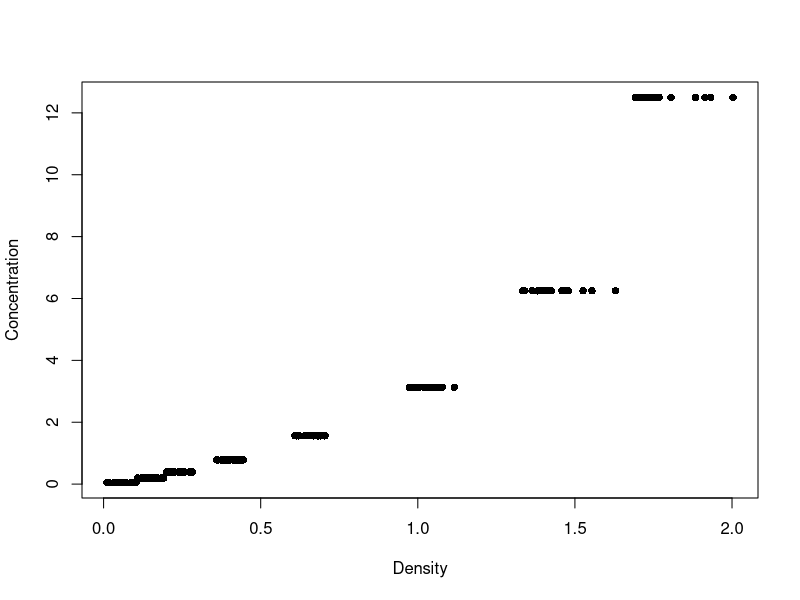

Write R code to recreate this figure.
## ---- chunk 1
#Question 1:

#Load the R built-in dataset "longley".
data("longley")

#Perform a summary analysis on the "GNP.deflator" and "Employed" variables in the "longley" dataset.
summary(longley$GNP.deflator)
summary(longley$Employed)

#Identify the correlation between "GNP.deflator" and "Employed" in the subset of records prior to 1950.
data_prior_1950 <- subset(longley, longley$Year < 1950)
correlation <- cor(data_prior_1950$GNP.deflator, data_prior_1950$Employed)
print(correlation)

#Calculate a new variable "Product" by multiplying "GNP.deflator" and "Employed" for each record.
Product <- longley$GNP.deflator * longley$Employed

#Calculate the average value of the "Product" variable.
mean(Product)

#Print only the records in the "longley" dataset prior to 1950, including the new "Product" variable.
longley$Product <- Product
product_prior_1950 <- subset(longley, longley$Year < 1950)
print(product_prior_1950)

#Use R "head()" function to print the first 7 rows of the "longley" dataset.
head(longley, 7)

#Export the resulting subset of the "longley" dataset to a tab-delimited text file named "longley_subset.txt".
write.table(head(longley, 7), file = "longley_subset.txt")
## ---- chunk 2
#Question 2:

#Load the R built-in dataset “airquality “
data("airquality")

#Assign the rownames as AQrecord1, AQrecord2 and so on for all the rows of airquality
rownames(airquality) <- paste("AQrecord", 1:nrow(airquality))

#What is the mean of "Ozone" and "Solar.R" columns?
mean(airquality$Ozone, na.rm = TRUE)
mean(airquality$Solar.R, na.rm = TRUE)

#Check if NA values are existing. Use the complete.cases function to identify the NA values and 
#separate the airquality into two different dataframes one with 
#record containing NA values (airquality.NA) and the second without NA (airquality.WNA) values. 
#How many records are in airquality.NA and without airquality.WNA?
sum(is.na(airquality))

airquality.NA <- subset(airquality, complete.cases(airquality) == FALSE)
airquality.WNA <- subset(airquality, complete.cases(airquality))

dimension_of_na <- dim(airquality.NA)
dimension_of_wna <- dim(airquality.WNA)

print(dimension_of_na[1])
print(dimension_of_wna[1])

#Export the airquality.WNA as a “airquality.WNA.csv” file.
write.csv(airquality.WNA, file = "airquality.WNA.csv")
## ---- chunk 3
#Question 3:

#This question requires you to install and load “tidyverse” package before you start working.
#You are provided with exp_data.csv file that contains the data from an experiment.
#Read this data into a dataframe “exp.data” and then convert this into long format into “data_long” dataframe.
#Export the data_long as “exp_data_long.csv”
#Convert the long format back into wide format into a dataframe  “data_wide”
library(conflicted)
library("tidyverse")

exp.data <- read.csv("exp_data.csv")

# Convert to long format
data_long <- exp.data %>%
  pivot_longer(cols = !Sample_ID,
               names_to = "OD",
               values_to = "Data")
print(data_long)

write.csv(data_long, file = "exp_data_long.csv")
data_wide <- data_long %>% 
  pivot_wider(names_from = OD,
              values_from = Data)
## ---- chunk 4
#Load the DNase dataset. Display the first few rows of the dataset
data("DNase")
head(DNase)

#Calculate the mean and standard deviation of the 'density' column.
mean(DNase$density)
sd(DNase$density)

#Create a new column 'conc_category' based on the 'conc' values (e.g., Low, Medium, High)
DNase$conc_category <- ifelse(DNase$conc < 1, "Low",
                              ifelse(DNase$conc <= 5, "Medium", "High"))

#Calculate the correlation between 'conc' and 'density'. Check the relation between concentration and density by generating a plot
cor(DNase$density, DNase$conc)
plot(DNase$density, DNase$conc, pch = 16, xlab = "Density", ylab = "Concentration")

#Calculate the percentage change in 'density' from the first row to the last row
cat(((DNase$density[nrow(DNase)] - DNase$density[1]) / DNase$density[1]) * 100, "%", sep = "")

#Export the modified dataframe as a table (e.g., CSV format)
write.csv(DNase, file = "DNase_file.csv")
